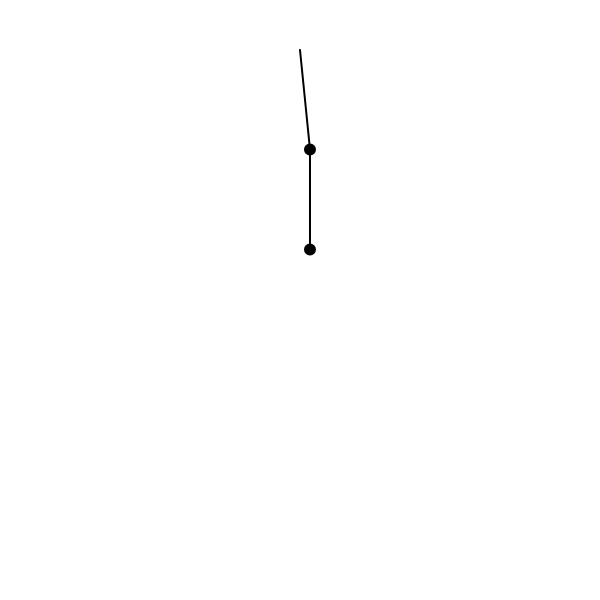
Frame 1 (no input)
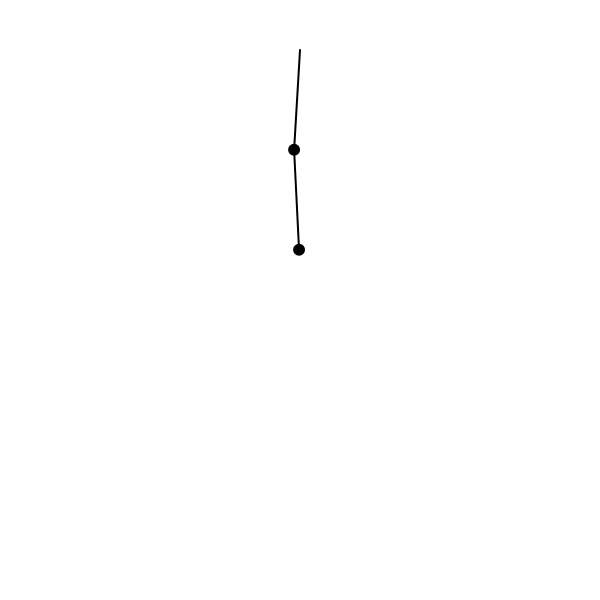
Frame 60 (no input)
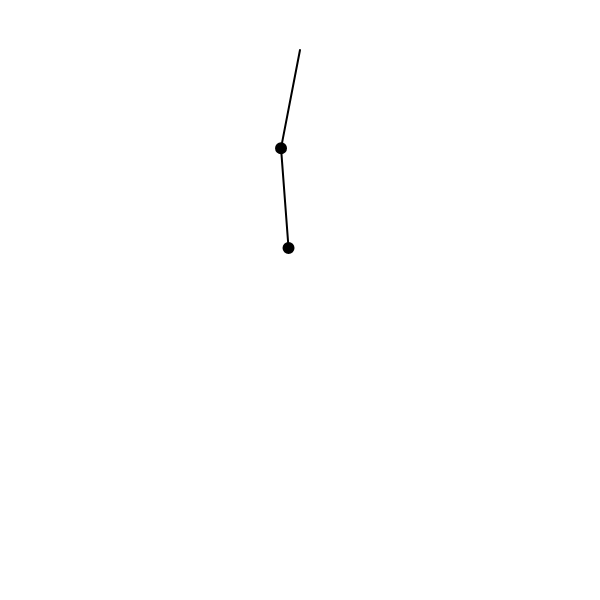
Frame 120 (the mouse pressed at the canvas centre since frame 60)

The p5.js sketch that drew these frames (run headless with seeded random() and noise() and a simulated clock; from frame 60 on, the mouse is pressed at the canvas centre):

// p5.js sketch
// ── sketch.js
var r1 = 100;
var r2 = 100;
var m1 = 10; 
var m2 = 10;
var a1 = .1;
var a2 = 0;
var v1 = 0;
var v2 = 0;
var c1 = 0;
var c2 = 0;
var g = 1;


function setup() {
  createCanvas(600,600);
  frameRate(100);
}

function draw() {

  background(255);
  stroke(0);
  strokeWeight(2);

  translate(300,50);

  var x1 = r1 * sin(a1);
  var y1 = r1 * cos(a1);

  var x2 = r2 * sin(a2) + x1;
  var y2 = r2 * cos(a2) + y1;

  line(0, 0, x1, y1);
  fill(0);
  ellipse(x1, y1, m1, m1);
  
  line(x1, y1, x2, y2);
  fill(0);
  ellipse(x2, y2, m2, m2);

  var num1 = -g * (2*m1 + m2) * sin(a1);
  var num2 = -m2*g*sin(a1-2*a2);
  var num3 = -2*sin(a1-a2)*m2*(v2*v2*r2+v1*v1*r1*cos(a1-a2));
  var num4 = r1*(2*m1+m2-m2*cos(2*a1-2*a2));
  c1=(num1+num2+num3)/num4;

  var n1=2*sin(a1-a2)*(v1*v1*r1*(m1+m2)+g*(m1+m2)*cos(a1)+v2*v2*r2*m2*cos(a1-a2));
  var n2=r2*(2*m1+m2-m2*cos(2*a1-2*a2));
  c2=n1/n2;

  a1 += v1;
  a2 += v2;
  v1 += c1;
  v2 += c2;
}
